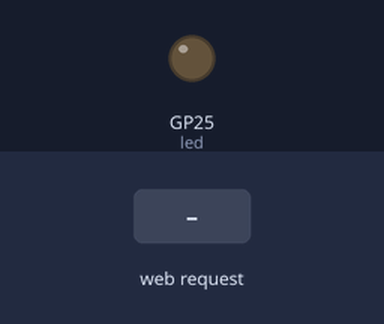
Recording of a program running on a simulated Raspberry Pi Pico running MicroPython. Parts: output pins drawn as LEDs (lit = HIGH). The inputs (shaded band) are chosen by the test bench. The board's own WiFi access point starts at once; values from a settings file that is not in the repository are placeholders; what the program prints to the serial console is not drawn.

Above: at 1.2 s.
1.3 s: HTTP request GET / received
At 2.5 s:
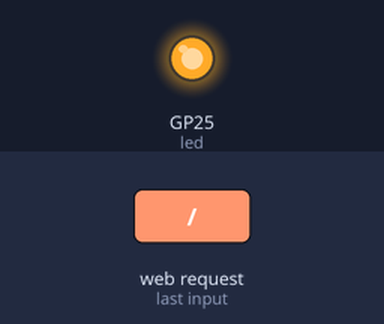
2.8 s: HTTP request GET /off received
At 3.8 s:
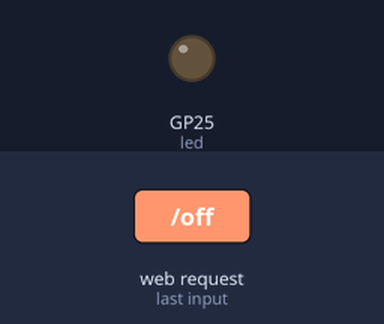
4.3 s: HTTP request GET /on received
At 4.9 s:
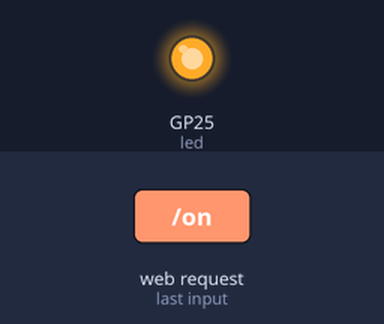
Timing chart, 0 to 7.3 s (numbered marks = the images above; inputs shaded):
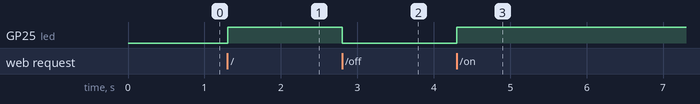

The program:

main.py
```python
import network
import tinyweb
from machine import Pin
from utime import sleep
from private_data import WIFI_SSID, WIFI_KEY


# define an access point, name it and then make it active
ap = network.WLAN(network.AP_IF)
ap.config(essid=WIFI_SSID, password=WIFI_KEY)
ap.active(True)

# wait until it is active
while ap.active == False:
    pass
print('access point active')

# print out IP information
print(ap.ifconfig())

# define on-board LED
led = Pin('LED', Pin.OUT)

# start up a tiny web server
app = tinyweb.webserver()

# serve a simple Hello World! response when / is called
# and turn the LED on/off using toggle()
@app.route('/')
async def index(request, response):
    # Start HTTP response with content-type text/html
    await response.start_html()
    # Send actual HTML page
    await response.send('<html><body><h1>Hello, world!</h1></body></html>\n')
    led.toggle()

@app.route('/on')
async def on(request, response):
    # Start HTTP response with content-type text/html
    await response.start_html()
    # Send actual HTML page
    await response.send('<html><body><h1>LED is on</h1></body></html>\n')
    led.on()

@app.route('/off')
async def off(request, response):
    # Start HTTP response with content-type text/html
    await response.start_html()
    # Send actual HTML page
    await response.send('<html><body><h1>LED is off</h1></body></html>\n')
    led.off()


# Run the web server as the sole process
app.run(host="0.0.0.0", port=80)
```

Measured:
- after the input at 1.3 s, GP25 (led): LOW → HIGH at once
- after the input at 2.8 s, GP25 (led): HIGH → LOW at once
- after the input at 4.3 s, GP25 (led): LOW → HIGH at once
